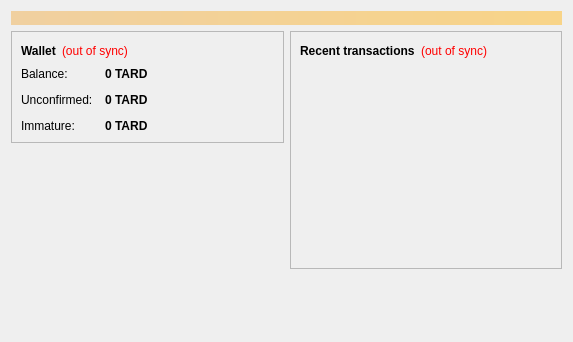
<?xml version="1.0" encoding="UTF-8"?>
<ui version="4.0">
 <class>OverviewPage</class>
 <widget class="QWidget" name="OverviewPage">
  <property name="geometry">
   <rect>
    <x>0</x>
    <y>0</y>
    <width>573</width>
    <height>342</height>
   </rect>
  </property>
  <property name="windowTitle">
   <string>Form</string>
  </property>
  <layout class="QVBoxLayout" name="topLayout">
   <item>
    <widget class="QLabel" name="labelAlerts">
     <property name="visible">
      <bool>false</bool>
     </property>
     <property name="styleSheet">
      <string notr="true">background-color: qlineargradient(x1: 0, y1: 0, x2: 1, y2: 0, stop:0 #F0D0A0, stop:1 #F8D488); color:#000000;</string>
     </property>
     <property name="wordWrap">
      <bool>true</bool>
     </property>
     <property name="margin">
      <number>3</number>
     </property>
    </widget>
   </item>
   <item>
    <layout class="QHBoxLayout" name="horizontalLayout" stretch="1,1">
     <item>
      <layout class="QVBoxLayout" name="verticalLayout_2">
       <item>
        <widget class="QFrame" name="frame">
         <property name="frameShape">
          <enum>QFrame::StyledPanel</enum>
         </property>
         <property name="frameShadow">
          <enum>QFrame::Raised</enum>
         </property>
         <layout class="QVBoxLayout" name="verticalLayout_4">
          <item>
           <layout class="QHBoxLayout" name="horizontalLayout_4">
            <item>
             <widget class="QLabel" name="label_5">
              <property name="font">
               <font>
                <weight>75</weight>
                <bold>true</bold>
               </font>
              </property>
              <property name="text">
               <string>Wallet</string>
              </property>
             </widget>
            </item>
            <item>
             <widget class="QLabel" name="labelWalletStatus">
              <property name="toolTip">
               <string>The displayed information may be out of date. Your wallet automatically synchronizes with the Tardcoin network after a connection is established, but this process has not completed yet.</string>
              </property>
              <property name="styleSheet">
               <string notr="true">QLabel { color: red; }</string>
              </property>
              <property name="text">
               <string notr="true">(out of sync)</string>
              </property>
              <property name="alignment">
               <set>Qt::AlignLeading|Qt::AlignLeft|Qt::AlignVCenter</set>
              </property>
             </widget>
            </item>
            <item>
             <spacer name="horizontalSpacer_2">
              <property name="orientation">
               <enum>Qt::Horizontal</enum>
              </property>
              <property name="sizeHint" stdset="0">
               <size>
                <width>40</width>
                <height>20</height>
               </size>
              </property>
             </spacer>
            </item>
           </layout>
          </item>
          <item>
           <layout class="QFormLayout" name="formLayout_2">
            <property name="fieldGrowthPolicy">
             <enum>QFormLayout::AllNonFixedFieldsGrow</enum>
            </property>
            <property name="horizontalSpacing">
             <number>12</number>
            </property>
            <property name="verticalSpacing">
             <number>12</number>
            </property>
            <item row="0" column="0">
             <widget class="QLabel" name="label">
              <property name="text">
               <string>Balance:</string>
              </property>
             </widget>
            </item>
            <item row="0" column="1">
             <widget class="QLabel" name="labelBalance">
              <property name="font">
               <font>
                <weight>75</weight>
                <bold>true</bold>
               </font>
              </property>
              <property name="cursor">
               <cursorShape>IBeamCursor</cursorShape>
              </property>
              <property name="toolTip">
               <string>Your current balance</string>
              </property>
              <property name="text">
               <string notr="true">0 TARD</string>
              </property>
              <property name="textInteractionFlags">
               <set>Qt::LinksAccessibleByMouse|Qt::TextSelectableByKeyboard|Qt::TextSelectableByMouse</set>
              </property>
             </widget>
            </item>
            <item row="1" column="0">
             <widget class="QLabel" name="label_3">
              <property name="text">
               <string>Unconfirmed:</string>
              </property>
             </widget>
            </item>
            <item row="1" column="1">
             <widget class="QLabel" name="labelUnconfirmed">
              <property name="font">
               <font>
                <weight>75</weight>
                <bold>true</bold>
               </font>
              </property>
              <property name="cursor">
               <cursorShape>IBeamCursor</cursorShape>
              </property>
              <property name="toolTip">
               <string>Total of transactions that have yet to be confirmed, and do not yet count toward the current balance</string>
              </property>
              <property name="text">
               <string notr="true">0 TARD</string>
              </property>
              <property name="textInteractionFlags">
               <set>Qt::LinksAccessibleByMouse|Qt::TextSelectableByKeyboard|Qt::TextSelectableByMouse</set>
              </property>
             </widget>
            </item>
            <item row="2" column="0">
             <widget class="QLabel" name="labelImmatureText">
              <property name="text">
               <string>Immature:</string>
              </property>
             </widget>
            </item>
            <item row="2" column="1">
             <widget class="QLabel" name="labelImmature">
              <property name="font">
               <font>
                <weight>75</weight>
                <bold>true</bold>
               </font>
              </property>
              <property name="toolTip">
               <string>Mined balance that has not yet matured</string>
              </property>
              <property name="text">
               <string notr="true">0 TARD</string>
              </property>
              <property name="textInteractionFlags">
               <set>Qt::LinksAccessibleByMouse|Qt::TextSelectableByKeyboard|Qt::TextSelectableByMouse</set>
              </property>
             </widget>
            </item>
           </layout>
          </item>
         </layout>
        </widget>
       </item>
       <item>
        <spacer name="verticalSpacer">
         <property name="orientation">
          <enum>Qt::Vertical</enum>
         </property>
         <property name="sizeHint" stdset="0">
          <size>
           <width>20</width>
           <height>40</height>
          </size>
         </property>
        </spacer>
       </item>
      </layout>
     </item>
     <item>
      <layout class="QVBoxLayout" name="verticalLayout_3">
       <item>
        <widget class="QFrame" name="frame_2">
         <property name="frameShape">
          <enum>QFrame::StyledPanel</enum>
         </property>
         <property name="frameShadow">
          <enum>QFrame::Raised</enum>
         </property>
         <layout class="QVBoxLayout" name="verticalLayout">
          <item>
           <layout class="QHBoxLayout" name="horizontalLayout_2">
            <item>
             <widget class="QLabel" name="label_4">
              <property name="text">
               <string>&lt;b&gt;Recent transactions&lt;/b&gt;</string>
              </property>
             </widget>
            </item>
            <item>
             <widget class="QLabel" name="labelTransactionsStatus">
              <property name="toolTip">
               <string>The displayed information may be out of date. Your wallet automatically synchronizes with the Tardcoin network after a connection is established, but this process has not completed yet.</string>
              </property>
              <property name="styleSheet">
               <string notr="true">QLabel { color: red; }</string>
              </property>
              <property name="text">
               <string notr="true">(out of sync)</string>
              </property>
              <property name="alignment">
               <set>Qt::AlignRight|Qt::AlignTrailing|Qt::AlignVCenter</set>
              </property>
             </widget>
            </item>
            <item>
             <spacer name="horizontalSpacer">
              <property name="orientation">
               <enum>Qt::Horizontal</enum>
              </property>
              <property name="sizeHint" stdset="0">
               <size>
                <width>40</width>
                <height>20</height>
               </size>
              </property>
             </spacer>
            </item>
           </layout>
          </item>
          <item>
           <widget class="QListView" name="listTransactions">
            <property name="styleSheet">
             <string notr="true">QListView { background: transparent; }</string>
            </property>
            <property name="frameShape">
             <enum>QFrame::NoFrame</enum>
            </property>
            <property name="verticalScrollBarPolicy">
             <enum>Qt::ScrollBarAlwaysOff</enum>
            </property>
            <property name="horizontalScrollBarPolicy">
             <enum>Qt::ScrollBarAlwaysOff</enum>
            </property>
            <property name="selectionMode">
             <enum>QAbstractItemView::NoSelection</enum>
            </property>
           </widget>
          </item>
         </layout>
        </widget>
       </item>
       <item>
        <spacer name="verticalSpacer_2">
         <property name="orientation">
          <enum>Qt::Vertical</enum>
         </property>
         <property name="sizeHint" stdset="0">
          <size>
           <width>20</width>
           <height>40</height>
          </size>
         </property>
        </spacer>
       </item>
      </layout>
     </item>
    </layout>
   </item>
  </layout>
 </widget>
 <resources/>
 <connections/>
</ui>
